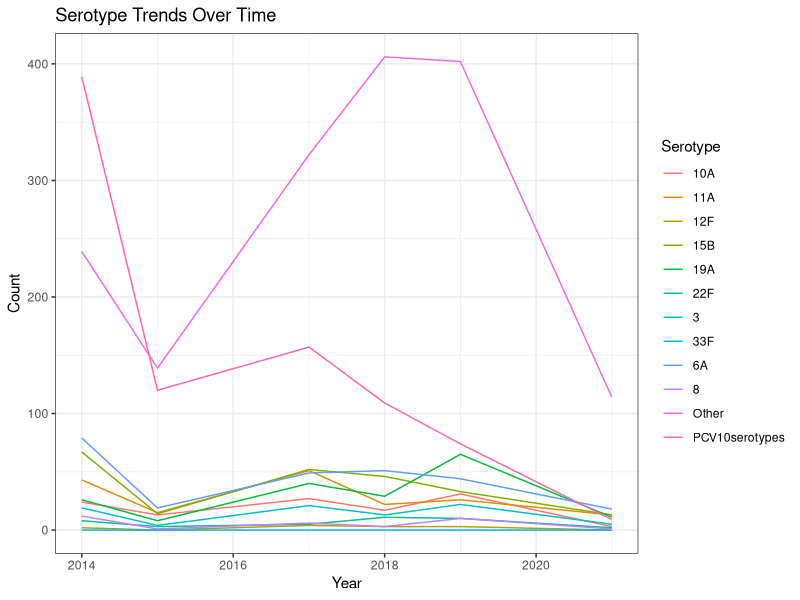

The R source for this figure:
## ---- chunk 1
library(tidyverse)
nepal <- read.csv("nepal.csv")
View(nepal)
nepal_gps <- read.csv("nepal_gps.csv")
View(nepal_gps)
pcv10serotypes <- c('1', '4', '5', '6B', '7F', '9V', '14', '18C', '19F', '23F') 
## ---- chunk 2
# getting data ready for plotting
nepal_plot_data <- nepal %>%
  # select serotype + year columns
  select(Serotype, X2014n, X2015n, X2017n, X2018n, X2019n, X2021n) %>%
  # format data frame
  pivot_longer(cols = -Serotype,
               names_to = "Year",
               values_to = "Count") %>%
  # remove X and n from the year counts
  mutate(Year = gsub("X|n", "", Year)) %>%
  # filter out pcv10serotypes & the total rows
  filter((!Serotype %in% pcv10serotypes) & (!Serotype=="Total"))

# plot serotype trends over time
ggplot(data = nepal_plot_data, aes(x = as.numeric(Year), y = Count, color = Serotype)) +
  geom_line() +
  theme_bw() +
  labs(x = "Year", y = "Count", title = "Serotype Trends Over Time")
## ---- chunk 3

